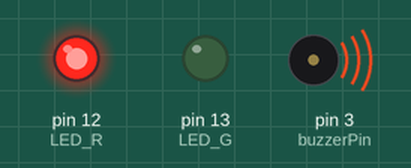
This sketch was run on a simulated Arduino Uno, built with avr-gcc and run on an emulated ATmega328P. Parts: output pins drawn as LEDs (lit = HIGH), buzzer (waves = sounding).

Above: at 0.2 s.
At 8.3 s:
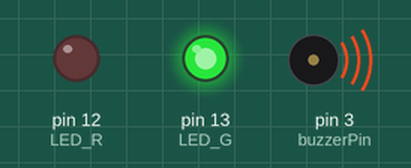
At 27.7 s:
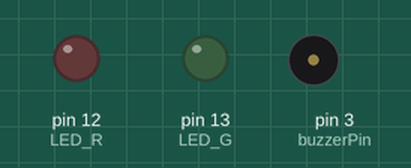
Timing chart, 0 to 32.5 s (numbered marks = the images above):
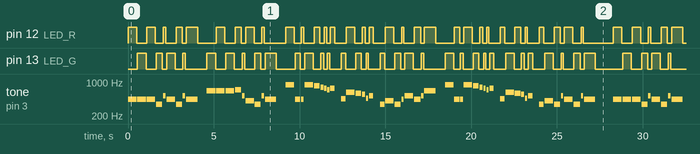

The sketch:

buzzer_led.ino
```cpp
const int buzzerPin = 3;
const int LED_R = 12;
const int LED_G = 13;

//const : 상수
const int c=261, d=294, e=329, f=349, g=391;
const int gS=415,a=440,aS=455,b=466,cH=523;
const int cSH=554,dH=587,dSH=622,eH=659,fH=698;
const int fSH=740,gH=784,gSH=830,aH=880;
//부저에서 PWM50% 대역에서 사용할 주파수 설정(31~65535HZ)

// LED 번갈아 켜기 위한 변수
int counter = 0;

void setup() {
 pinMode(buzzerPin,OUTPUT);
 pinMode(LED_R, OUTPUT);
 pinMode(LED_G, OUTPUT);

}

void loop() {
  firstSection();
  secondSection();

  beep(f,250);
  beep(gS,500);
  beep(f,350);
  beep(a,125);
  beep(cH,500);
  beep(a,375);
  beep(cH,125);
  beep(eH,650);
  delay(500);

  secondSection();

  beep(f,250);
  beep(gS,500);
  beep(f,375);
  beep(cH,125);
  beep(a,500);
  beep(f,375);
  beep(cH,125);
  beep(a,650);
  delay(1000);


}
void beep(int note, int duration){

  //부저로 소리를 재생하는 함수
  tone(buzzerPin,note,duration);

  //led
  if(counter % 2 ==0){
    digitalWrite(LED_R,HIGH);
    delay(duration);
    digitalWrite(LED_R,LOW);
  }else{
    digitalWrite(LED_G,HIGH);
    delay(duration);
    digitalWrite(LED_G,LOW);
  }

  noTone(buzzerPin);
  delay(50);
  counter++;
}

void firstSection(){
  beep(a,500);
  beep(a,500);
  beep(a,500);
  beep(f,350);
  beep(cH,150);
  beep(a,500);
  beep(f,350);
  beep(cH,150);
  beep(a,650);

  delay(500);

  beep(eH,500);
  beep(eH,500);
  beep(eH,500);
  beep(fH,350);
  beep(cH,150);
  beep(gS,500);
  beep(f,350);
  beep(cH,150);
  beep(a,650);

  delay(500);
}

void secondSection(){
  beep(aH,500);
  beep(a,300);
  beep(a,150);
  beep(aH,500);
  beep(gSH,325);
  beep(gH,175);
  beep(fSH,125);
  beep(fH,125);
  beep(fSH,250);
  delay(325);

  beep(aS,250);
  beep(dSH,500);
  beep(dH,325);
  beep(cSH,175);
  beep(b,125);
  beep(cH,250);
  delay(350);
}
```

Measured:
- by itself, pin 12 (LED_R), pin 13 (LED_G): moves between LOW and HIGH, repeating every 28.3 s
- by itself, tone on pin 3 (buzzerPin): plays 440 Hz for 0.50 s, 440 Hz for 0.50 s, 440 Hz for 0.50 s, 349 Hz for 0.35 s, 523 Hz for 0.15 s, 440 Hz for 0.50 s … (295 notes in this stretch)
